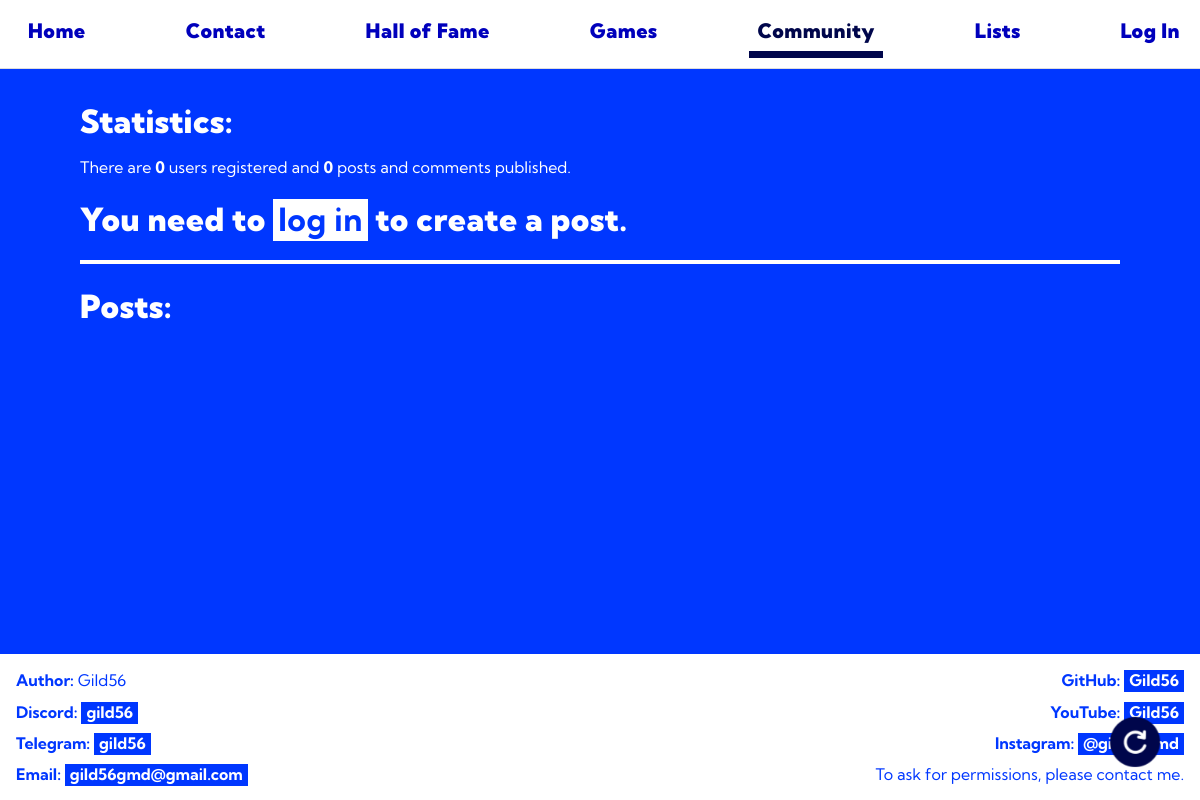
Before: /community with the older database file.
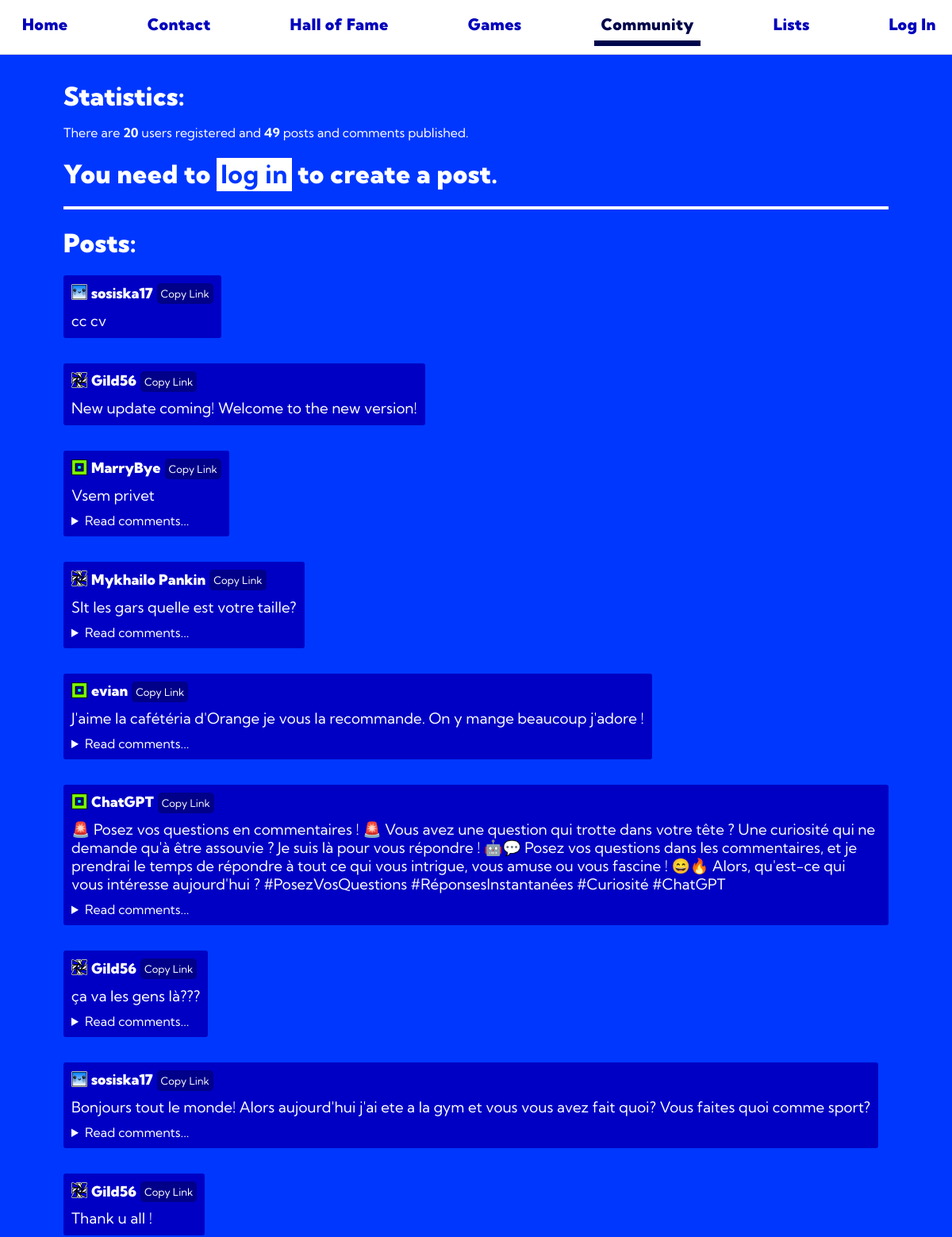
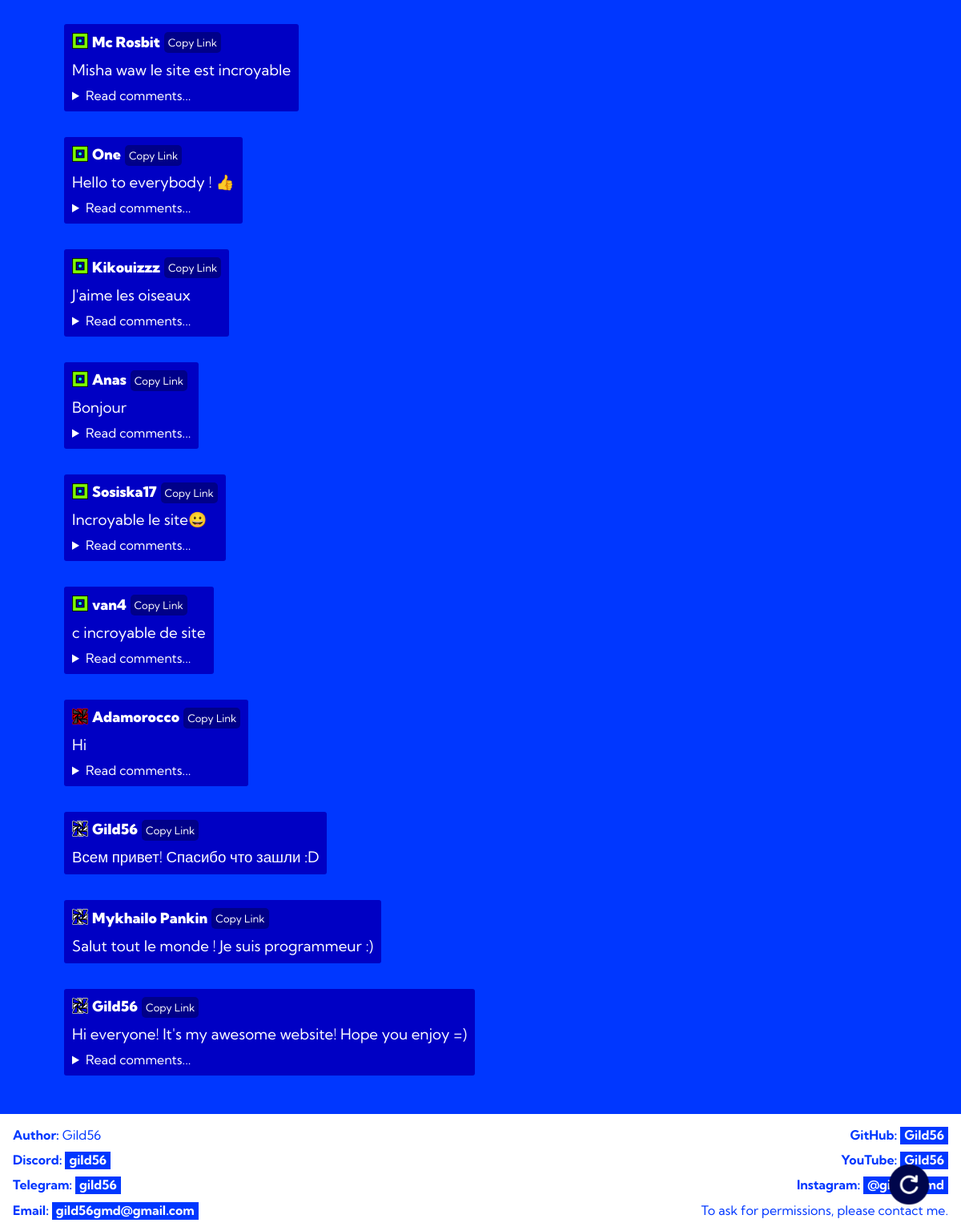
After: the same page with the newer database file (2 pictures, top to bottom).
### tables this page shows
CREATE TABLE posts (
    id INTEGER PRIMARY KEY AUTOINCREMENT,
    content TEXT NOT NULL,
    author_name INTEGER NOT NULL
);

CREATE TABLE "accounts" (
                id INTEGER PRIMARY KEY AUTOINCREMENT,
                login TEXT UNIQUE NOT NULL,
                password TEXT NOT NULL,
                email TEXT NOT NULL,
                role TEXT DEFAULT 'user',
                bio TEXT DEFAULT "There's not yet bio...",
                pfp TEXT DEFAULT 'default',
                timestamp DATETIME DEFAULT CURRENT_TIMESTAMP
            );

### app.py (the view)
@app.route("/community", methods=["GET", "POST"])
def community():
    if request.method == "POST":
        textarea_content = request.form.get("input_post_text", None)
        if textarea_content is not None:
            g.db.add_post(textarea_content, get_username())
        return redirect(url_for('community'))
    posts = g.db.get_posts()
    comments = g.db.get_comments()
    users_count = len(g.db.get_users())
    posts_count = len(posts)
    comments_count = len(comments)
    posts_and_comments_count = posts_count + comments_count
    comments_post_ids: list[int] = []
    comments_post_ids = []
    for comment in comments:
        if comment[2] in comments_post_ids:
            continue
        comments_post_ids.append(comment[2])
    return render_template(
        "community.html", posts=posts, logged_in=logged_in(),
        username=get_username(), role=get_role(),
        posts_and_comments_count=posts_and_comments_count,
        users_count=users_count, comments=comments,
        comments_post_ids=comments_post_ids, get_pfp=get_pfp,
        get_comment_author=g.db.get_comment_author,
        get_post_author=g.db.get_post_author
    )

### app.py (called while the page is built)
def get_pfp(user: str) -> str:
    return g.db.get_pfp(user)

def logged_in() -> bool:
    return session.get("account_login", None) is not None

def get_username() -> str | None:
    return session.get("account_login", None)

def get_role() -> str:
    try:
        return g.db.get_role(get_username())
    except Exception:
        return "user"

@app.before_request
def before_request() -> None:
    if not hasattr(g, 'db'):
        g.db = DBScripts(db_name="site.db")
        g.db.connect()
        g.db.create_tables()

@app.teardown_appcontext
def teardown_request(exception: BaseException | None = None) -> None:
    db = getattr(g, 'db', None)
    if db is not None:
        db.disconnect()
        g.pop('db', None)

### core/database.py (called while the page is built, shortened)
    def connect(self) -> None:
        self.connection = sql.connect(self.db_name)
        self.cursor = self.connection.cursor()

    def disconnect(self) -> None:
        if self.cursor:
            self.cursor.close()
        if self.connection:
            self.connection.close()

    def files_to_dict(self) -> None:
        directory_path = "core/sql"
        for filename in os.listdir(directory_path):
            file_path = os.path.join(directory_path, filename)
            if not os.path.isfile(file_path):
                continue
            with open(file_path, 'r', encoding='utf-8') as file:
                self.sql_dict[filename] = file.read()

    def get_sql(self, filename: str) -> str | Literal["error"]:
        file = f"{filename}.sql"
        return self.sql_dict.get(file, "error")

    def execute(
        self,
        input_query: str,
        args: list[Any] | None = None,
        fetch_count: int | None = -1
    ) -> Any:
        if not input_query:
            return None
        result = None
        query = self.get_sql(input_query)
        try:
            if not self.cursor or not self.connection:
                return None
            self.cursor.execute(str(query), args or [])
            match fetch_count:
                case 1:
                    result = self.cursor.fetchone()
                case -1:
                    result = self.cursor.fetchall()
                case _:
                    result = self.cursor.fetchmany(fetch_count)
            self.connection.commit()
        finally:
            return result

### core/dbscripts.py (called while the page is built)
    def create_tables(self) -> None:
        self.execute("create_accounts_table")
        self.execute("create_comments_table")
        self.execute("create_posts_table")

### templates/community.html (shortened to what this page needs)
{% extends 'base.html' %}
{% block content %}
<header>
    <nav>
        <a href="{{ url_for('index') }}">Home</a>
        <a href="{{ url_for('contact') }}">Contact</a>
        <a href="{{ url_for('hall_of_fame') }}">Hall of Fame</a>
        <a href="{{ url_for('games') }}">Games</a>
        <a href="{{ url_for('community') }}" class="current">Community</a>
        <a href="{{ url_for('levels_list') }}">Lists</a>
        {% if logged_in %}
            <a href="{{ url_for('user_profile', profile=username) }}">{{ username }}</a>
        {% else %}
            <a href="{{ url_for('log_in') }}">Log In</a>
        {% endif %}
    </nav>
</header>
<main>
    <a id="refresh" href="{{ url_for('community') }}" class="link">
        <img src="{{ url_for('static', filename='images/other/reload.png') }}" width="50" alt="refresh">
    </a>
    <h1 class="no-margin-bottom">Statistics:</h1>
    <p>There are <b>{{ users_count }}</b> users registered and <b>{{ posts_and_comments_count }}</b> posts and comments published.
        {% if logged_in %}
        <br>
            {% if role == "user" %}
                You are <b>a user</b>.
            {% else %}
                You are <b>an admin</b>.
            {% endif %}
        <hr>
        <h1>Create a post:</h1>
        <form method="post" action="{{ url_for('community') }}" class="margin-bottom" name="post">
            <p><textarea id="input-post-text" name="input_post_text" placeholder="Write your post here..."></textarea></p>
            <button type="submit">Publish</button>
        </form>
    {% else %}
    </p>
        <h1>You need to <a href="{{ url_for('log_in') }}">log in</a> to create a post.</h1>
    {% endif %}
    <hr>
    <h1>Posts:</h1>
    {% for post in posts %}
        <div class="post">
            <div class="row">
                <div class="img-container">
                    <a href="{{ url_for('user_profile', profile=post[2]) }}" class="no-bg no-margin no-padding">
                        <img src="{{ url_for('static', filename=('images/cubes/' + get_pfp(post[2]))) }}" height="20", width="20" alt="{{ post[2] }}'s pfp">
                    </a>
                </div>
                <a href="{{ url_for('user_profile', profile=post[2]) }}" class="name no-margin">{{ post[2] }}</a>
                <a class="link smaller-padding no-margin" onclick="copyLink('{{ post[0] }}')">Copy Link</a>
            </div>
            <h3>{{ post[1] }}</h3>
            {% if post[0] in comments_post_ids %}
                <details><summary>Read comments...</summary>
            {% endif %}
            </details>
        </div>
    {% endfor %}
</main>
{% endblock %}

### templates/base.html (shortened to what this page needs)
<!DOCTYPE html>
<html lang="en">
    <head>
        <link rel="stylesheet" href="{{ url_for('static', filename='css/general.css') }}">
        <link rel="stylesheet" href="{{ url_for('static', filename='css/other.css') }}">
        <link rel="stylesheet" href="{{ url_for('static', filename='css/footer.css') }}">
        <link rel="stylesheet" href="{{ url_for('static', filename='css/selections.css') }}">
        <link rel="stylesheet" href="{{ url_for('static', filename='css/links.css') }}">
        <link rel="stylesheet" href="{{ url_for('static', filename='css/navigation-bar.css') }}">
        <link rel="stylesheet" href="{{ url_for('static', filename='css/form.css') }}">
        <link rel="stylesheet" href="{{ url_for('static', filename='css/textarea.css') }}">
        <link rel="stylesheet" href="{{ url_for('static', filename='css/posts.css') }}">
        <link rel="stylesheet" href="{{ url_for('static', filename='css/mobile.css') }}">
    </head>
    <body>
        {% block content %}{% endblock %}
        <footer>
            <div class="columns">
                <address>
                    <p class="no-margin"><strong>Author:</strong> Gild56</p>
                    <p><strong>Discord:</strong> <a href="https://discord.com/users/gild56" target="_blank">gild56</a></p>
                    <p><strong>Telegram:</strong> <a href="https://t.me/gild56" target="_blank">gild56</a></p>
                    <p class="no-margin"><strong>Email:</strong> <a href="mailto:gild56gmd@gmail.com">gild56gmd@gmail.com</a></p>
                </address>
                <section class="right column">
                    <p class="no-margin-top"><strong>GitHub:</strong> <a href="https://github.com/Gild56" target="_blank">Gild56</a></p>
                    <p><strong>YouTube:</strong> <a href="https://youtube.com/@gild56gmd" target="_blank">Gild56</a></p>
                    <p><strong>Instagram:</strong> <a href="https://instagram.com/gild56gmd" target="_blank">@gild56gmd</a></p>
                    <p class="no-margin">
                        To ask for permissions, please contact me.
                    </p>
                </section>
            </div>
        </footer>
    </body>
</html>

### static/css/general.css (style rules this page uses)
body { font-family: "Kumbh Sans", sans-serif; margin: 0; background-color: #0037ff; min-height: 100vh; flex-direction: column; display: flex }
header { background-color: #ffffff; color: #0037ff; text-align: center; padding: 1em 0; display: flex; align-items: center; padding: 10px 20px; border-bottom: 1px solid #ddd; position: fixed; top: 0; left: 0; width: 100%; z-index: 1000; margin: 0; }
footer { background-color: #ffffff; color: #0037ff; padding: 1em; text-align: center; box-sizing: border-box; position: relative; margin-top: 0; }
main { padding-top: 5em; padding-left: 5em; padding-right: 5em; color: #ffffff; flex: 1; margin-bottom: 1em; }
h1, h2, nav a { letter-spacing: 0.5px; font-weight: 900; }
hr { border: #ffffff 2px solid; color: #ffffff; }

### static/css/other.css (style rules this page uses)
.no-bg { background-color: transparent !important; }
.no-margin { margin: 0 !important; }
.no-margin-top { margin-top: 0; }

### static/css/footer.css (style rules this page uses)
address { text-align: left; font-style: normal; }
.right { text-align: right; }
.columns { display: flex; justify-content: flex-start; margin: 0; }
footer .columns { display: flex; justify-content: space-between; margin: 0; }
footer p { margin-top: 0.7em; margin-bottom: 0.7em; }

### static/css/links.css (style rules this page uses)
a { padding-left: 5px; padding-right: 5px; padding-bottom: 2px; }
main a { color:#0037ff; background-color: #ffffff; text-decoration: none; font-weight: bold; transition: 0.15s; }
footer a { text-decoration: none; color: #ffffff; background-color: #0037ff; font-weight: bold; transition: 0.15s; }
div.post a { color:#ffffff; background-color: inherit; text-decoration: none; font-weight: normal; transition: 0.15s; }

### static/css/navigation-bar.css (style rules this page uses)
nav { text-align: left; display: flex; flex-direction: row; justify-content: space-between; width: 100%; padding-left: 2em; padding-right: 2em; }
nav a { font-weight: 900; font-size: 200%; background-color: #ffffff; border-bottom: 5px solid transparent; color: #0000bc; padding: 8px; margin: 0; text-decoration: none; transition: 0.15s; display: flex; justify-content: flex-end; display: inline; white-space: nowrap; width: fit-content; }
.current { color: #00064b; border-color: #00064b; border-width: 7px; }

### static/css/posts.css (style rules this page uses)
.post { border-radius: 3px; background-color: #0000c4; padding-left: 10px; padding-right: 10px; padding-top: 10px; padding-bottom: 10px; margin-bottom: 2em; width: fit-content; }
.post h3 { margin-top: 0.5em; margin-bottom: 0; font-weight: normal; }
.row { text-align: left; display: flex; flex-direction: row; align-items: center; }
.post .row { text-align: left; display: flex; flex-direction: row; margin-bottom: 0; }
.post .row a { margin-bottom: 0; margin-left: 1em; font-size: smaller; }
.post .row .name { margin-bottom: 0; font-size: large; font-weight: 900; white-space: nowrap; }
summary { cursor: pointer; }
details { margin-top: 10px; }
.link { display: inline-block !important; margin: 0; margin-left: 1em; padding: 0.5em 1em; background-color: #000089 !important; color: #ffffff !important; text-decoration: none !important; border-radius: 5px !important; transition: background-color 0.3s ease, transform 0.3s ease !important; border: none !important; cursor: pointer; height: fit-content; font-size: small !important; font-weight: bold; }
.smaller-padding { padding: 5px !important; white-space: nowrap; }
.no-margin-bottom { margin-bottom: 0em; }
#refresh { position: fixed; bottom: 20px; right: 20px; padding: 10px 20px; border: none; border-radius: 5px; font-size: 16px; z-index: 1000; background-color: transparent !important; }
.no-padding { padding: 0 !important; }

### static/css/mobile.css (style rules this page uses)
@media screen and (max-width: 1300px) { nav a { font-size: 125% !important; } }
@media screen and (max-width: 1300px) { nav { padding-left: 0; } }

Changed rows visible on the page:
added posts: author_name.pfp (picture), author_name "sosiska17", content "cc cv"
added posts: author_name.pfp (picture), author_name "Gild56", content "New update coming! Welcome to the new version!"
added posts: author_name.pfp (placeholder picture), author_name "MarryBye", content "Vsem privet", shows "Read comments..."
added posts: author_name.pfp (picture), author_name "Mykhailo Pankin", content "Slt les gars quelle est votre taille?", shows "Read comments..."
added posts: author_name.pfp (placeholder picture), author_name "evian", content "J'aime la cafétéria d'Orange je vous la recommande. On y mange beaucoup j'adore !", shows "Read comments..."
added posts: author_name.pfp (placeholder picture), author_name "ChatGPT", content "🚨 Posez vos questions en commentaires ! 🚨 Vous avez une question qui trotte dans votre tête ? Une curiosité qui ne demande qu'à être assouvie ? Je suis là pour vous répondre ! 🤖💬 Posez vos questions dans les commentaires, et je prendrai le temps de répondre à tout ce qui vous intrigue, vous amuse ou vous fascine ! 😄🔥 Alors, qu'est-ce qui vous intéresse aujourd'hui ? #PosezVosQuestions #RéponsesInstantanées #Curiosité #ChatGPT", shows "Read comments..."
added posts: author_name.pfp (picture), author_name "Gild56", content "ça va les gens là???", shows "Read comments..."
added posts: author_name.pfp (picture), author_name "sosiska17", content "Bonjours tout le monde! Alors aujourd'hui j'ai ete a la gym et vous vous avez fait quoi? Vous faites quoi comme sport?", shows "Read comments..."
added posts: author_name.pfp (picture), author_name "Gild56", content "Thank u all !"
added posts: author_name.pfp (placeholder picture), author_name "Mc Rosbit", content "Misha waw le site est incroyable", shows "Read comments..."
added posts: author_name.pfp (placeholder picture), author_name "One", content "Hello to everybody ! 👍", shows "Read comments..."
added posts: author_name.pfp (placeholder picture), author_name "Kikouizzz", content "J'aime les oiseaux", shows "Read comments..."
added posts: author_name.pfp (placeholder picture), author_name "Anas", content "Bonjour", shows "Read comments..."
added posts: author_name.pfp (placeholder picture), author_name "Sosiska17", content "Incroyable le site😀", shows "Read comments..."
added posts: author_name.pfp (placeholder picture), author_name "van4", content "c incroyable de site", shows "Read comments..."
added posts: author_name.pfp (picture), author_name "Adamorocco", content "Hi", shows "Read comments..."
added posts: author_name.pfp (picture), author_name "Gild56", content "Всем привет! Спасибо что зашли :D"
added posts: author_name.pfp (picture), author_name "Mykhailo Pankin", content "Salut tout le monde ! Je suis programmeur :)"
added posts: author_name.pfp (picture), author_name "Gild56", content "Hi everyone! It's my awesome website! Hope you enjoy =)", shows "Read comments..."
Other visible differences:
{{ users_count }}: "0" → "20"
{{ posts_and_comments_count }}: "0" → "49"
